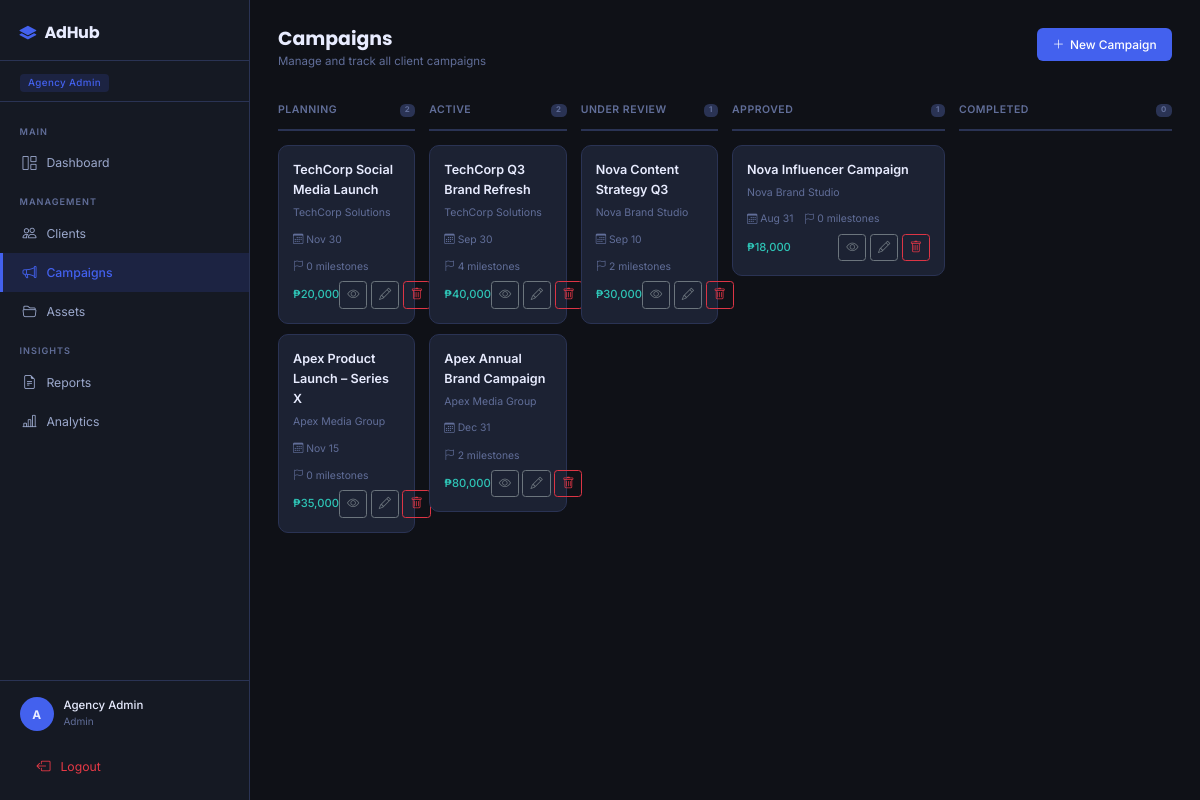
The page /admin/campaigns.php (signed in) on the database its author committed.
### tables this page shows
CREATE TABLE campaigns (
    id              INT AUTO_INCREMENT PRIMARY KEY,
    client_id       INT          NOT NULL,
    title           VARCHAR(220) NOT NULL,
    description     TEXT         DEFAULT NULL,
    status          ENUM('Planning','Active','Under Review','Approved','Completed') NOT NULL DEFAULT 'Planning',
    budget          DECIMAL(12,2) NOT NULL DEFAULT 0.00,
    start_date      DATE         DEFAULT NULL,
    end_date        DATE         DEFAULT NULL,
    created_by      INT          DEFAULT NULL,    
    created_at      DATETIME     NOT NULL DEFAULT CURRENT_TIMESTAMP,
    updated_at      DATETIME     NOT NULL DEFAULT CURRENT_TIMESTAMP ON UPDATE CURRENT_TIMESTAMP,
    FOREIGN KEY (client_id)  REFERENCES clients(id) ON DELETE CASCADE,
    FOREIGN KEY (created_by) REFERENCES users(id)   ON DELETE SET NULL
);

CREATE TABLE clients (
    id              INT AUTO_INCREMENT PRIMARY KEY,
    user_id         INT          DEFAULT NULL,           
    company_name    VARCHAR(180) NOT NULL,
    contact_person  VARCHAR(120) NOT NULL,
    email           VARCHAR(180) NOT NULL,
    phone           VARCHAR(30)  DEFAULT NULL,
    address         TEXT         DEFAULT NULL,
    retainer_budget DECIMAL(12,2) NOT NULL DEFAULT 0.00,
    notes           TEXT         DEFAULT NULL,
    created_at      DATETIME     NOT NULL DEFAULT CURRENT_TIMESTAMP,
    updated_at      DATETIME     NOT NULL DEFAULT CURRENT_TIMESTAMP ON UPDATE CURRENT_TIMESTAMP,
    FOREIGN KEY (user_id) REFERENCES users(id) ON DELETE SET NULL
);

### admin/campaigns.php (the view, shortened to what this page needs)
<?php
$db  = getDB();
$statuses = ['Planning','Active','Under Review','Approved','Completed'];
$campaigns = $db->query("
    SELECT c.*, cl.company_name,
           COALESCE(SUM(tl.amount),0) AS spent,
           COUNT(DISTINCT m.id) AS milestone_count
    FROM campaigns c
    JOIN clients cl ON cl.id = c.client_id
    LEFT JOIN time_logs tl ON tl.campaign_id = c.id
    LEFT JOIN milestones m  ON m.campaign_id  = c.id
    GROUP BY c.id
    ORDER BY c.created_at DESC
")->fetchAll();
$kanban = array_fill_keys($statuses, []);
foreach ($campaigns as $camp) {
    $kanban[$camp['status']][] = $camp;
}
$selectedId  = (int)($_GET['view'] ?? 0);
$selectedCamp= null;
$milestones  = [];
$timeLogs    = [];
?>
<?php include __DIR__ . '/../includes/header.php'; ?>
<div class="app-wrapper">
<?php include __DIR__ . '/../includes/sidebar.php'; ?>
<div class="main-content">
    <div class="page-header">
        <div>
            <h1 class="page-title">Campaigns</h1>
            <p class="page-subtitle">Manage and track all client campaigns</p>
        </div>
        <button class="btn-primary-adhub" data-bs-toggle="modal" data-bs-target="#addCampaignModal">
            <i class="bi bi-plus-lg"></i> New Campaign
        </button>
    </div>
    <?php if ($selectedCamp): ?>
    <div class="mb-3">
        <a href="campaigns.php" class="btn-outline-adhub"><i class="bi bi-arrow-left"></i> Back to Kanban</a>
    </div>
    <div class="row g-3">
        <div class="col-12 col-lg-5">
            <div class="card-adhub mb-3">
                <div class="d-flex justify-content-between align-items-start mb-3">
                    <h4 style="font-size:1.1rem;margin:0"><?= htmlspecialchars($selectedCamp['title']) ?></h4>
                    <span class="status-badge <?= statusClass($selectedCamp['status']) ?>"><?= $selectedCamp['status'] ?></span>
                </div>
                <p style="font-size:.85rem;color:var(--text-muted)"><?= nl2br(htmlspecialchars($selectedCamp['description'] ?? '')) ?></p>
                <div class="row g-2" style="font-size:.82rem">
                    <div class="col-6"><span style="color:var(--text-muted)">Client</span><br><strong><?= htmlspecialchars($selectedCamp['company_name']) ?></strong></div>
                    <div class="col-6"><span style="color:var(--text-muted)">Budget</span><br><strong>₱<?= number_format($selectedCamp['budget'],2) ?></strong></div>
                    <div class="col-6"><span style="color:var(--text-muted)">Start</span><br><strong><?= $selectedCamp['start_date'] ?></strong></div>
                    <div class="col-6"><span style="color:var(--text-muted)">End</span><br><strong><?= $selectedCamp['end_date'] ?></strong></div>
                </div>
            </div>
            <div class="card-adhub">
                <div class="card-title">Log Time</div>
                <form method="POST" class="row g-2">
                    <input type="hidden" name="action" value="log_time">
                    <input type="hidden" name="campaign_id" value="<?= $selectedId ?>">
                    <div class="col-6">
                        <label class="form-label">Hours</label>
                        <input type="number" step="0.25" name="hours" class="form-control" required>
                    </div>
                    <div class="col-6">
                        <label class="form-label">Hourly Rate (₱)</label>
                        <input type="number" step="0.01" name="hourly_rate" class="form-control" value="1500" required>
                    </div>
                    <div class="col-6">
                        <label class="form-label">Date</label>
                        <input type="date" name="log_date" class="form-control" value="<?= date('Y-m-d') ?>" required>
                    </div>
                    <div class="col-6 d-flex align-items-end">
                        <button type="submit" class="btn-primary-adhub w-100">Log</button>
                    </div>
                    <div class="col-12">
                        <label class="form-label">Description</label>
                        <input type="text" name="description" class="form-control" placeholder="Work performed…">
                    </div>
                </form>
                <?php if ($timeLogs): ?>
                <div class="mt-3" style="max-height:220px;overflow-y:auto">
                    <table class="table-adhub" style="font-size:.78rem">
                        <thead><tr><th>Date</th><th>By</th><th>Hours</th><th>Amount</th></tr></thead>
                        <tbody>
                        <?php foreach ($timeLogs as $tl): ?>
                        <tr>
                            <td><?= $tl['log_date'] ?></td>
                            <td><?= htmlspecialchars($tl['logged_by_name'] ?? '—') ?></td>
                            <td><?= $tl['hours'] ?>h</td>
                            <td>₱<?= number_format($tl['amount'],2) ?></td>
                        </tr>
                        <?php endforeach; ?>
                        </tbody>
                    </table>
                </div>
                <?php endif; ?>
            </div>
        </div>
        <div class="col-12 col-lg-7">
            <div class="card-adhub">
                <div class="d-flex justify-content-between align-items-center mb-3">
                    <div class="card-title mb-0">Milestones</div>
                    <button class="btn-primary-adhub btn-sm" data-bs-toggle="modal" data-bs-target="#addMilestoneModal" style="font-size:.75rem;padding:.35rem .8rem">
                        <i class="bi bi-plus"></i> Add
                    </button>
                </div>
                <?php foreach ($milestones as $ms): ?>
                <div style="background:var(--bg-surface);border:1px solid var(--border);border-radius:8px;padding:.85rem 1rem;margin-bottom:.6rem">
                    <div class="d-flex justify-content-between align-items-start">
                        <div>
                            <strong style="font-size:.9rem"><?= htmlspecialchars($ms['title']) ?></strong><br>
                            <span style="font-size:.78rem;color:var(--text-muted)"><?= htmlspecialchars($ms['description'] ?? '') ?></span>
                        </div>
                        <div class="d-flex gap-1 align-items-center">
                            <span class="status-badge <?= statusClass($ms['status']) ?>"><?= $ms['status'] ?></span>
                        </div>
                    </div>
                    <div class="d-flex gap-3 mt-2 align-items-center" style="font-size:.76rem;color:var(--text-muted)">
                        <span><i class="bi bi-calendar3 me-1"></i><?= $ms['due_date'] ?></span>
                        <?php if ($ms['client_comment']): ?>
                        <span><i class="bi bi-chat-left-text me-1"></i><?= htmlspecialchars($ms['client_comment']) ?></span>
                        <?php endif; ?>
                        <div class="ms-auto">
                            <button class="btn btn-sm btn-outline-secondary me-1"
                                data-bs-toggle="modal" data-bs-target="#editMilestoneModal"
                                data-id="<?= $ms['id'] ?>"
                                data-campaign_id="<?= $ms['campaign_id'] ?>"
                                data-title="<?= htmlspecialchars($ms['title'],ENT_QUOTES) ?>"
                                data-description="<?= htmlspecialchars($ms['description']??'',ENT_QUOTES) ?>"
                                data-status="<?= $ms['status'] ?>"
                                data-due_date="<?= $ms['due_date'] ?>">
                                <i class="bi bi-pencil"></i>
                            </button>
                            <form method="POST" class="d-inline">
                                <input type="hidden" name="action" value="delete_milestone">
                                <input type="hidden" name="id" value="<?= $ms['id'] ?>">
                                <button type="submit" class="btn btn-sm btn-outline-danger" data-confirm="Delete this milestone?">
                                    <i class="bi bi-trash"></i>
                                </button>
                            </form>
                        </div>
                    </div>
                </div>
                <?php endforeach; ?>
                <?php if (!$milestones): ?>
                <p class="text-muted-adhub small">No milestones yet. Add one to get started.</p>
                <?php endif; ?>
            </div>
        </div>
    </div>
    <?php else: ?>
    <div class="row g-3">
        <?php foreach ($statuses as $status):
            $cols = ['Planning'=>2,'Active'=>2,'Under Review'=>2,'Approved'=>3,'Completed'=>3];
            $col  = $cols[$status] ?? 2;
        ?>
        <div class="col-12 col-sm-6 col-xl-<?= $col ?> kanban-col">
            <div class="kanban-col-header">
                <span><?= $status ?></span>
                <span class="badge" style="background:var(--border);color:var(--text-muted)"><?= count($kanban[$status]) ?></span>
            </div>
            <?php foreach ($kanban[$status] as $camp): ?>
            <div class="campaign-card">
                <div class="campaign-title"><?= htmlspecialchars($camp['title']) ?></div>
                <div class="campaign-client"><?= htmlspecialchars($camp['company_name']) ?></div>
                <div class="campaign-meta">
                    <?php if ($camp['end_date']): ?>
                    <span><i class="bi bi-calendar3"></i> <?= date('M j', strtotime($camp['end_date'])) ?></span>
                    <?php endif; ?>
                    <span><i class="bi bi-flag"></i> <?= $camp['milestone_count'] ?> milestones</span>
                </div>
                <div class="d-flex justify-content-between align-items-center mt-2">
                    <span class="campaign-budget">₱<?= number_format($camp['budget'],0) ?></span>
                    <div class="d-flex gap-1">
                        <a href="?view=<?= $camp['id'] ?>" class="btn btn-sm btn-outline-secondary" title="View"><i class="bi bi-eye"></i></a>
                        <button class="btn btn-sm btn-outline-secondary"
                            data-bs-toggle="modal" data-bs-target="#editCampaignModal"
                            data-id="<?= $camp['id'] ?>"
                            data-client_id="<?= $camp['client_id'] ?>"
                            data-title="<?= htmlspecialchars($camp['title'],ENT_QUOTES) ?>"
                            data-description="<?= htmlspecialchars($camp['description']??'',ENT_QUOTES) ?>"
                            data-status="<?= $camp['status'] ?>"
                            data-budget="<?= $camp['budget'] ?>"
                            data-start_date="<?= $camp['start_date'] ?>"
                            data-end_date="<?= $camp['end_date'] ?>">
                            <i class="bi bi-pencil"></i>
                        </button>
                        <form method="POST" class="d-inline">
                            <button type="submit" class="btn btn-sm btn-outline-danger" data-confirm="Delete this campaign?"><i class="bi bi-trash"></i></button>
                        </form>
                    </div>
                </div>
            </div>
            <?php endforeach; ?>
        </div>
        <?php endforeach; ?>
    </div>
    <?php endif; ?>
</div>
<?php include __DIR__ . '/../includes/footer.php'; ?>

### assets/css/style.css (style rules this page uses)
:root { --primary: #4361EE; --primary-dark: #3452D0; --primary-light: #EEF1FD; --accent: #F72585; --success: #2EC4B6; --warning: #FF9F1C; --danger: #E63946; --bg-dark: #0F1117; --bg-surface: #151923; --card-bg: #1C2233; --input-bg: #222840; --border: #2A3354; --border-light: #333D5E; --text-primary: #E8ECFF; --text-secondary: #9BA8CC; --text-muted: #616E99; --sidebar-width: 250px; --topbar-height: 60px; --radius-sm: 6px; --radius-md: 10px; --radius-lg: 16px; --shadow-sm: 0 2px 8px rgba(0,0,0,.25); --shadow-md: 0 4px 20px rgba(0,0,0,.3); --shadow-lg: 0 8px 40px rgba(0,0,0,.4); }
*, *::before, *::after { box-sizing: border-box; }
html, body { margin: 0; padding: 0; font-family: 'Inter', sans-serif; font-size: 14px; background: var(--bg-dark); color: var(--text-primary); line-height: 1.6; }
h1,h2,h3,h4,h5,h6 { font-family: 'Poppins', sans-serif; font-weight: 600; color: var(--text-primary); margin-bottom: .5rem; }
a { color: var(--primary); text-decoration: none; }
.app-wrapper { display: flex; min-height: 100vh; }
.main-content { flex: 1; margin-left: var(--sidebar-width); padding: 2rem; min-height: 100vh; background: var(--bg-dark); transition: margin-left .3s; }
.page-header { display: flex; align-items: flex-start; justify-content: space-between; flex-wrap: wrap; gap: 1rem; margin-bottom: 1.75rem; }
.page-title { font-size: 1.35rem; font-weight: 700; margin: 0; }
.page-subtitle { font-size: .82rem; color: var(--text-muted); margin: .1rem 0 0; font-weight: 400; }
.btn-primary-adhub { background: var(--primary); color: #fff; border: none; border-radius: var(--radius-sm); padding: .5rem 1.1rem; font-size: .85rem; font-weight: 500; cursor: pointer; transition: background .15s, transform .1s; display: inline-flex; align-items: center; gap: .4rem; }
.kanban-col { min-height: 300px; }
.kanban-col-header { font-size: .75rem; font-weight: 600; letter-spacing: .5px; text-transform: uppercase; color: var(--text-muted); padding: .5rem 0 .75rem; border-bottom: 2px solid var(--border); margin-bottom: 1rem; display: flex; align-items: center; justify-content: space-between; }
.campaign-card { background: var(--card-bg); border: 1px solid var(--border); border-radius: var(--radius-md); padding: 1rem; margin-bottom: .75rem; transition: border-color .15s, box-shadow .15s; }
.campaign-card .campaign-title { font-size: .9rem; font-weight: 600; color: var(--text-primary); margin-bottom: .35rem; }
.campaign-card .campaign-client { font-size: .75rem; color: var(--text-muted); margin-bottom: .6rem; }
.campaign-card .campaign-meta { font-size: .74rem; color: var(--text-muted); display: flex; gap: .75rem; flex-wrap: wrap; }
.campaign-card .campaign-budget { font-size: .8rem; color: var(--success); font-weight: 500; }

### rows shown on the page
campaigns: title "TechCorp Social Media Launch", client.company_name "TechCorp Solutions", end_date "Nov 30", milestone_count "0", budget "20,000"
campaigns: title "Apex Product Launch – Series X", client.company_name "Apex Media Group", end_date "Nov 15", milestone_count "0", budget "35,000"
campaigns: title "TechCorp Q3 Brand Refresh", client.company_name "TechCorp Solutions", end_date "Sep 30", milestone_count "4", budget "40,000"
campaigns: title "Apex Annual Brand Campaign", client.company_name "Apex Media Group", end_date "Dec 31", milestone_count "2", budget "80,000"
campaigns: title "Nova Content Strategy Q3", client.company_name "Nova Brand Studio", end_date "Sep 10", milestone_count "2", budget "30,000"
campaigns: title "Nova Influencer Campaign", client.company_name "Nova Brand Studio", end_date "Aug 31", milestone_count "0", budget "18,000"

### other values the page prints
substr(userName(), 0, 1) "A"
userName() "Agency Admin"
$role "Admin"
$status "PLANNING"
count($kanban[$status]) "2"
$status "ACTIVE"
$status "UNDER REVIEW"
count($kanban[$status]) "1"
$status "APPROVED"
$status "COMPLETED"
count($kanban[$status]) "0"
